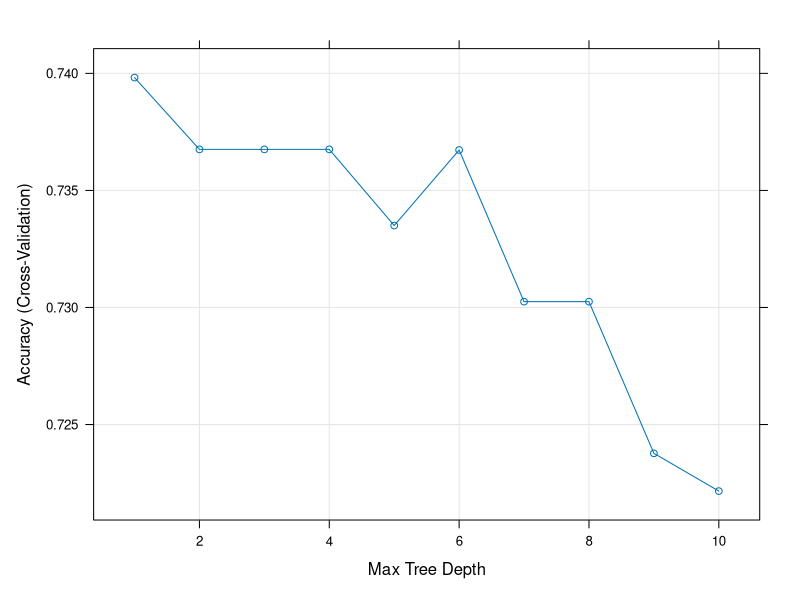
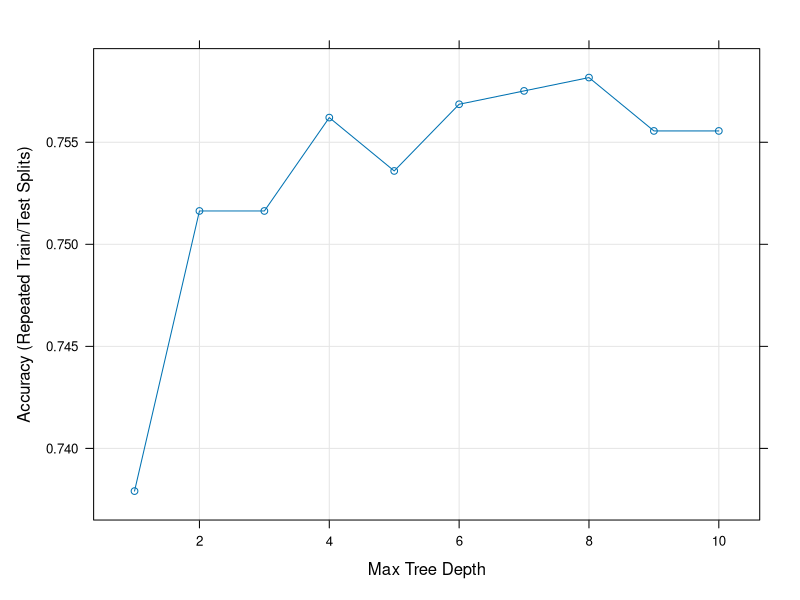

These charts were generated, in order, by the following R code:
## ---- chunk 1
knitr::opts_chunk$set(message = FALSE)
## ---- chunk 2
library(mlbench)
data(PimaIndiansDiabetes)
df <- PimaIndiansDiabetes
## ---- chunk 3
library(caret)
set.seed(2020)
splitIndex <- createDataPartition(df$diabetes, p = .80, 
                                  list = FALSE)
df_train <- df[ splitIndex,]
df_test <- df[-splitIndex,]
## ---- chunk 4
library(mlbench)
tuneGrid = expand.grid(maxdepth = 1:10)
trControl = trainControl(method = "cv",
number = 10)
tree_approach3 <- train(diabetes~., data=df_train,
method = "rpart2",
trControl = trControl,
tuneGrid = tuneGrid)

plot(tree_approach3)
## ---- chunk 5
pred <- predict(tree_approach3, df_test)
cm <- confusionMatrix(data = pred, reference = df_test$diabetes, positive = "pos")
cm$overall[1]

## ---- chunk 6
print(tree_approach3)
## ---- chunk 7
library(mlbench)
tuneGrid = expand.grid(maxdepth = 1:10)
trControl = trainControl(method = "LGOCV",
number = 10)
tree_approach2 <- train(diabetes~., data=df_train,
method = "rpart2",
trControl = trControl,
tuneGrid = tuneGrid)
plot(tree_approach2)
